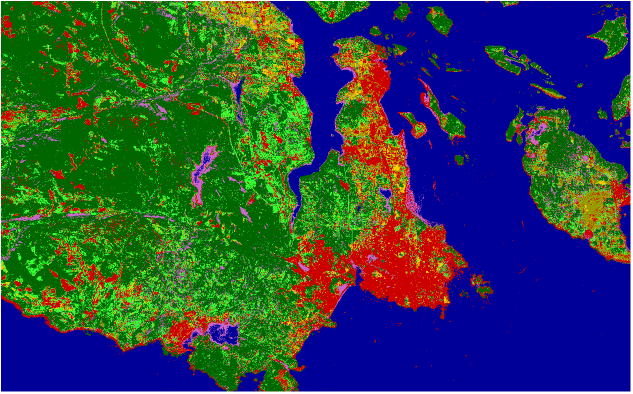
#> input picture Figures/pci_max_class.PNG, 1265 x 787 px, found by its file name (shown at 1/2 size)
$ jupyter execute --allow-errors 'Land Classification Algorithms - Interdisciplinary Project.ipynb'
#> lines starting #> are read from the running program, lines starting #| are printed output that depends on the picture
# Land Classifcaton Algorithms
An evaluation of land classification algorthims using various machine learning techniques. Comparing time and space efficiency, accuracy to known software results, and conducting statistical tests.

## 1. Introduction
Background and gaps in knowledge

[cell 1]
# Bring in required libraries
import numpy as np
import cv2
#from matplotlib import pyplot as plt
import matplotlib.pyplot as plt
# Import gdal
from osgeo import gdal

## 2. Data and Methods
### 2.1 Data
The study area is the southern tip of Vancouver Island which includes the city of Victoria and the Saanich Penninsula (Fig. 1). It was chosen because it has a heterogenous landscape and very little snow cover.
- Take more info from the proposal description and literature

The data came from the European Space Agency and was collected using the Sentinel 2A mission delivered as a level 1C product.
- talk about the type of sensor what it is commonly used for and why it was chosen

Table 1: Sentinel 2A Spectral Bands and Resolution where NIR is near infrared, MIR is mid infrared, VNIR is vegetation near infrared (red edge spectral domain), and SWIR is short wave infrared.

|Band Number|Type  |Central Wavelength (nm)|Bandwidth (nm)|Resolution (m)|
|-----------|------|-----------------------|--------------|--------------|
|   1       |Violet| 442.7                 | 27           | 60           |
|   2       |Blue  | 492.4                 | 98           | 10           |
|   3       |Green | 599.8                 | 45           | 10           |
|   4       |Red   | 664.6                 | 38           | 10           |
|   5       |VNIR  | 704.5                 | 19           | 20           |
|   6       |VNIR  | 740.5                 | 18           | 20           |
|   7       |VNIR  | 782.8                 | 28           | 20           |
|   8       |NIR   | 832.8                 | 145          | 10           |
|   8a      |VNIR  | 864.7                 | 33           | 20           |
|   9       |MIR   | 442.7                 | 27           | 60           |
|   10      |MIR   | 442.7                 | 27           | 60           |
|   11      |SWIR  | 1613.7                | 143          | 20           |
|   12      |SWIR  | 2202.4                | 242          | 20           |

[cell 2]
#load and display the data

# Set paths to GeoTiff and figures
tif_path = 'C:\\Users\\Andrea\\Documents\\UVIC\\ResearchProject\\Working\\GeoTiffs\\'
fig_path = 'C:\\Users\\Andrea\\Documents\\UVIC\\ResearchProject\\Working\\Figures\\'

# Open GeoTiff file
#> (the rest of this cell did not finish here and is left out)

#> (a cell that did not finish here is left out)

### 2.2 Classification Methods
#### 2.2.1 Process data and create base classification for comparison
The data was delivered as a level 1C product which means that system processing has been completed. The dataset contains top of the atmosphere returns which require an atmospheric correction.
- Explain what an atmospheric correction is and why it is required

Prior to preforming a land classificaton the data was resampled to 10m using bilinear resampling, then a subset was chosen for the study area.

- Explain the PCI software and why it will be used as the base case classification model, how it works, etc.

#### 2.2.2 Recreate Maximum Likelihood Classification

#### 2.2.3 Try SVM

#### 2.2.4 Try Neural Network

#### 2.2.5 Time and Space Efficiency

#### 2.2.6 Accuracy Assessment

#### 2.2.7 Statistical Comparison to base

## 3. Results
### 3.1 Descriptive Statistics
Descriptive statistics for each spectral band from the dataset

[cell 4]
# Save each band from dataset in a 3D array
S2_array = np.zeros((1,1,1))
print('Descriptive statistics for each band')
#> (the rest of this cell did not finish here and is left out)

### 3.2 PCI Software Output
This section needs to be redone after updating the preprocessing of the data

[cell 5]
# maximum likelihood classifier created by PCI software
#!!! I HAVE TO REDO THIS WHOLE THING
'''
pci_class = gdal.Open(tif_path+'S2A_0928_maxClass.tif',gdal.GA_ReadOnly)
pci_class_array = np.zeros((1,1,1))
for n in range(1, pci_class.RasterCount + 1):
    pci_band = pci_class.GetRasterBand(x)
    pci_array = pci_band.ReadAsArray()
    if x <= 1:
        pci_class_array = np.array(pci_array)
    else:
        pci_class_array = np.dstack((pci_class_array, np.array(pci_array)))

pci_img = pci_class_array[:,:,0]
plt.imshow(pci_img)
'''

# Display figures until fix the GeoTiff resolution
# !!! NEED TO FIX SIZES

# Figure of classificaiton
plt.figure(1)
pci_img1 = cv2.imread(fig_path+'pci_max_class.png')
#> pci_img1 is the input picture: shape (787, 1265, 3); mean B, G, R 75.5, 68.4, 45
plt.imshow(pci_img1)

# Figure of histograms for training sites
plt.figure(2)
plt.subplot(221)
urban_hist = cv2.imread(fig_path+'urban_barren_hist.png')
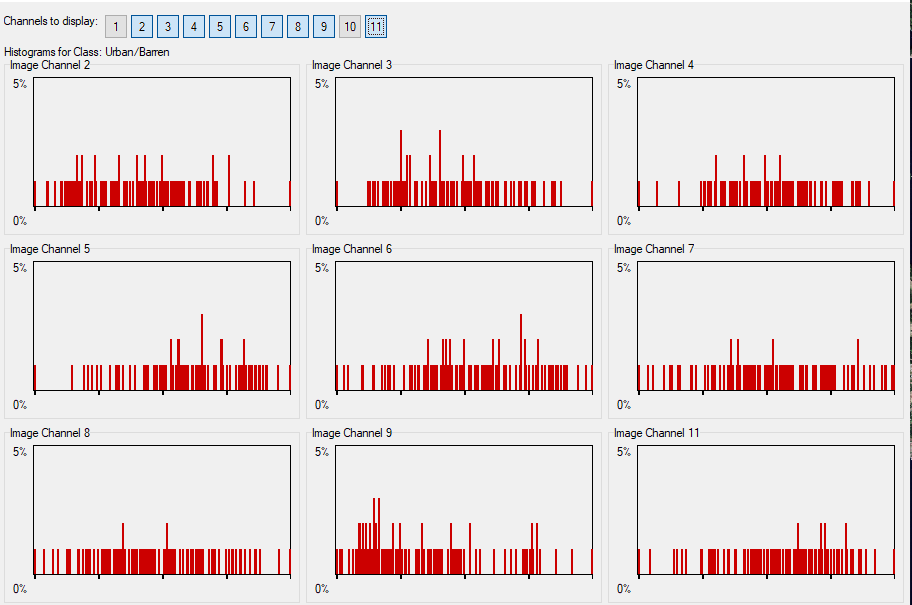
#> input picture Figures/urban_barren_hist.PNG, 912 x 605 px, found by its file name
#> urban_hist is the input picture: shape (605, 912, 3); mean B, G, R 220, 219.7, 232.1
plt.imshow(urban_hist)

plt.subplot(222)
forest_hist = cv2.imread(fig_path+'forest_hist.png')
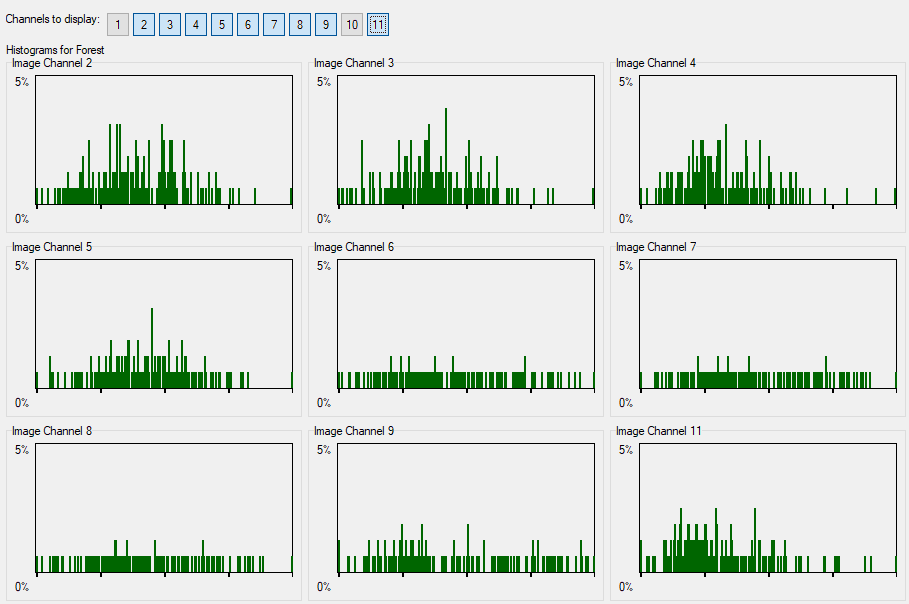
#> input picture Figures/forest_hist.PNG, 909 x 604 px, found by its file name
#> forest_hist is the input picture: shape (604, 909, 3); mean B, G, R 220.9, 226.7, 220.4
plt.imshow(forest_hist)

plt.subplot(223)
shrub_hist = cv2.imread(fig_path+'shrub_hist.png')
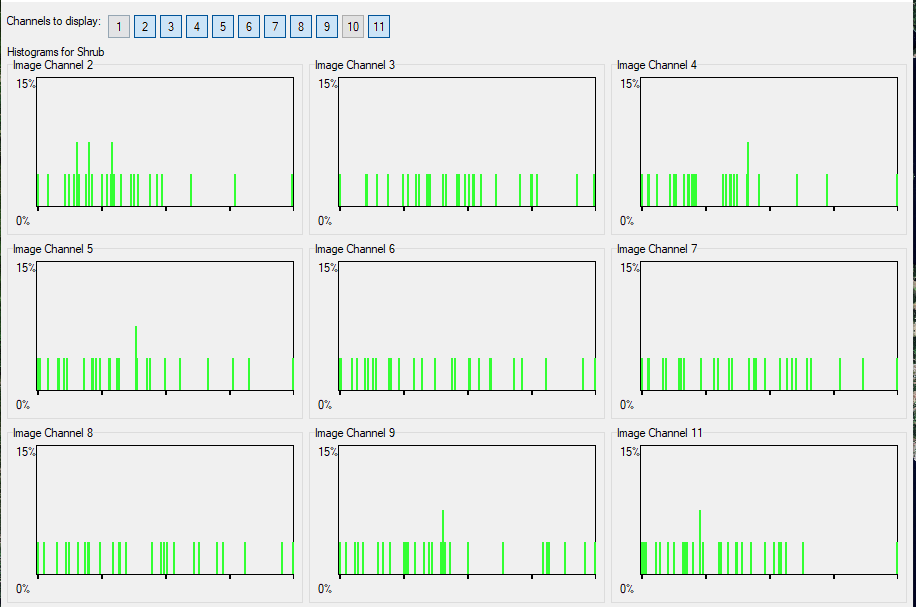
#> input picture Figures/shrub_hist.PNG, 916 x 607 px, found by its file name
#> shrub_hist is the input picture: shape (607, 916, 3); mean B, G, R 229.4, 234.6, 228.8
plt.imshow(shrub_hist)

plt.subplot(224)
agriculture_hist = cv2.imread(fig_path+'agriculture_hist.png')
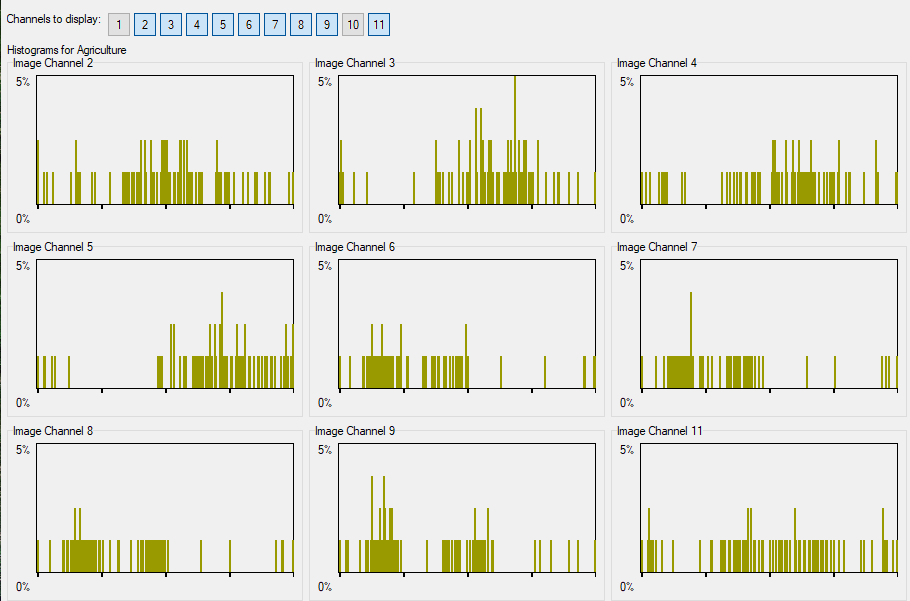
#> input picture Figures/agriculture_hist.PNG, 910 x 601 px, found by its file name
#> agriculture_hist is the input picture: shape (601, 910, 3); mean B, G, R 220.2, 229.4, 229.1
plt.imshow(agriculture_hist)

plt.figure(3)
plt.subplot(221)
grassland_hist = cv2.imread(fig_path+'grassland_hist.png')
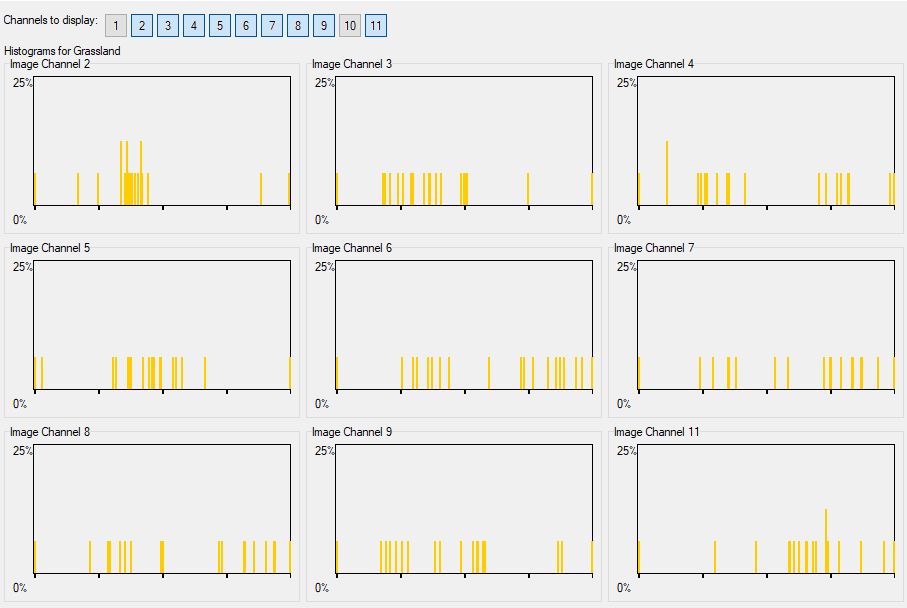
#> input picture Figures/grassland_hist.PNG, 907 x 608 px, found by its file name
#> grassland_hist is the input picture: shape (608, 907, 3); mean B, G, R 230.8, 234.3, 235
plt.imshow(grassland_hist)

plt.subplot(222)
wetland_hist = cv2.imread(fig_path+'wetland_hist.png')
#> (the rest of this cell did not finish here and is left out)
